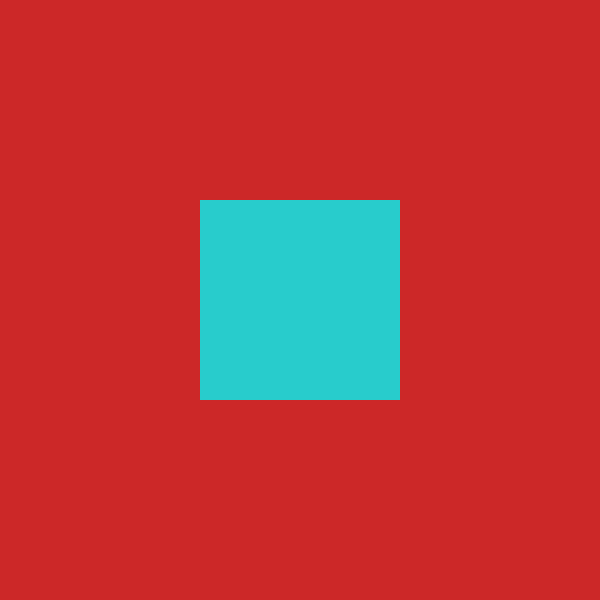
Frame 1 (no input)
Frame 60 (the mouse pressed at the canvas centre just before this capture): identical to frame 1, image omitted
Frame 120 (the mouse held since frame 60 and released just before this capture): blank canvas, image omitted

The Processing sketch that drew this single still picture (run headless with seeded random() and noise(); from frame 60 on, the mouse is pressed at the canvas centre):

// Processing sketch: Es_6_5
// ── Es_6_5.pde

void setup(){
  size(600, 600);
}

void draw(){
  float wall = map(mouseY, 0, height, 0, 360);
  
  colorMode(HSB, 360, 100, 100);
  
  background(wall, 80, 80);
  rectMode(CENTER);
  noStroke();
  if(wall < 180){
    fill(wall+180, 80, 80);
  }else if(wall > 180){
    fill(wall-180, 80, 80);
  }
  rect(300, 300, 200, 200);

}
